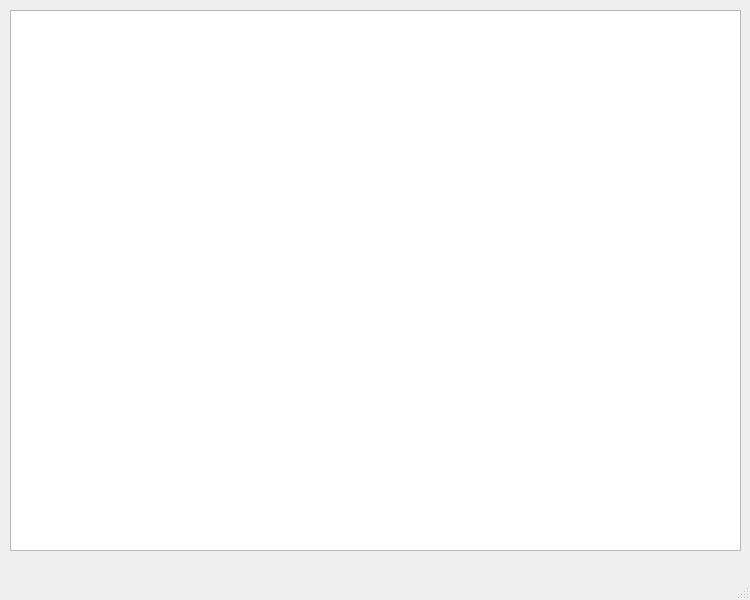
<?xml version="1.0" encoding="UTF-8"?>
<ui version="4.0">
 <class>MainWindow</class>
 <widget class="QMainWindow" name="MainWindow">
  <property name="geometry">
   <rect>
    <x>0</x>
    <y>0</y>
    <width>750</width>
    <height>600</height>
   </rect>
  </property>
  <property name="windowTitle">
   <string>MainWindow</string>
  </property>
  <widget class="QWidget" name="centralwidget">
   <widget class="QTableWidget" name="tableWidget">
    <property name="geometry">
     <rect>
      <x>10</x>
      <y>10</y>
      <width>731</width>
      <height>541</height>
     </rect>
    </property>
   </widget>
  </widget>
  <widget class="QMenuBar" name="menubar">
   <property name="geometry">
    <rect>
     <x>0</x>
     <y>0</y>
     <width>750</width>
     <height>21</height>
    </rect>
   </property>
  </widget>
  <widget class="QStatusBar" name="statusbar"/>
 </widget>
 <resources/>
 <connections/>
</ui>
